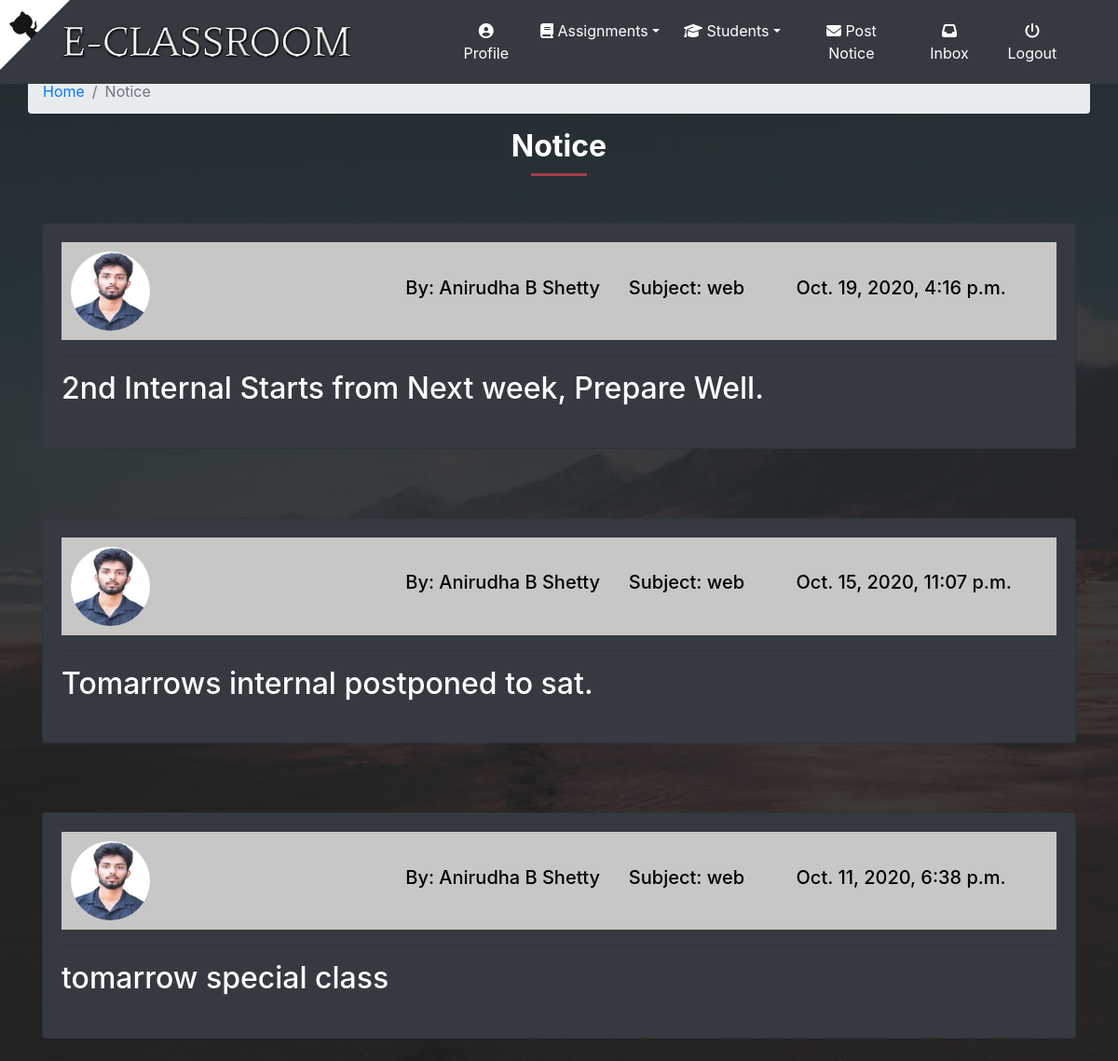
Page /classroom/student/2/class_notice (signed in) on the committed database.
### classroom/models.py (models this page shows, shortened)
class ClassNotice(models.Model):
    teacher = models.ForeignKey(Teacher,related_name='teacher',on_delete=models.CASCADE)
    students = models.ManyToManyField(Student,related_name='class_notice')
    created_at = models.DateTimeField(auto_now=True)
    message = models.TextField()
    message_html = models.TextField(editable=False)
    class Meta:
        ordering = ['-created_at']
        unique_together = ['teacher','message']

class Teacher(models.Model):
    user = models.OneToOneField(User,on_delete=models.CASCADE,primary_key=True,related_name='Teacher')
    name = models.CharField(max_length=250)
    subject_name = models.CharField(max_length=250)
    email = models.EmailField(max_length=254)
    phone = models.IntegerField()
    teacher_profile_pic = models.ImageField(upload_to="classroom/teacher_profile_pic",blank=True)
    class_students = models.ManyToManyField(Student,through="StudentsInClass")

### classroom/views.py (the view)
@login_required
def class_notice(request,pk):
    student = get_object_or_404(models.Student,pk=pk)
    return render(request,'classroom/class_notice_list.html',{'student':student})

### template/classroom/class_notice_list.html
{% extends 'classroom/base.html' %}
{% load static %}
{% block content %}
<div class="container ">
		<div class="row">
            <ol class="col-12 breadcrumb">
                <li class="breadcrumb-item"><a href="{% url 'home' %}">Home</a></li>
                <li class="breadcrumb-item active">Notice</li>
            </ol>
        </div>
       <div class="section-heading">
            <h2>Notice</h2>
            <div class="line-dec"></div>
          </div>
  {% if student.class_notice.count == 0 %}
  <h2 class="text-center">No Notice Yet.</h2>
  {% else %}
  {% for notice in student.class_notice.all %}
  <div class="notice">
  <div class="row">
    <div class="col-12 col-md-12">
<div class="card card-body bg-dark">
      <div class="notice-details">
        <div class="row align-items-center">
        <div class="col-2">
          {% if notice.teacher.teacher_profile_pic %}
      <img src="{{ notice.teacher.teacher_profile_pic.url }}" class="notice-img">
      {% else %}
      <img src="{% static 'images/t_profile.png' %}" class="notice-img">
      {% endif %}
        </div>
<div class="offset-2 col-8">
    <div class="row">
        <div class="col-md-4">
          <h5>By: {{ notice.teacher.name }}</h5>
        </div>
        <div class="col-md-3">
          <h5>Subject: {{ notice.teacher.subject_name }}</h5>
        </div>
        <div class="col-md-5">
          <h5>{{ notice.created_at }}</h5>
        </div>
        </div>
 </div>
 </div>
        </div>
        <hr>
        <h2 class="text-white">{{ notice.message_html|safe }}</h2>
        </div>
    </div>
  </div>
  </div>
  <br>
  {% endfor %}
  {% endif %}
</div>
{% endblock %}

### static/css/base.css (style rules this page uses)
.active { display: block; }
.notice { margin-top: 50px; }
.notice .notice-details { background: #c7c7c5; padding: 10px; color: black; }
.notice .notice-img { width:85px; height:85px; border-radius: 50%; }
.section-heading { text-align: center; }
.section-heading h2 { font-size: 32px; font-weight: 700; color: #fff; }
.section-heading .line-dec { width: 60px; height: 3px; background-color: #a43f49; margin: 10px auto; }
.bg { height: 100%; background-attachment: fixed; background-position: center; background-repeat: no-repeat; background-size: cover; }

### rows in the picture
ClassNotice: teacher.teacher_profile_pic (picture), teacher.name "Anirudha B Shetty", teacher.subject_name "web", created_at "Oct. 19, 2020, 4:16 p.m.", message_html "2nd Internal Starts from Next week, Prepare Well."
ClassNotice: teacher.teacher_profile_pic (picture), teacher.name "Anirudha B Shetty", teacher.subject_name "web", created_at "Oct. 15, 2020, 11:07 p.m.", message_html "Tomarrows internal postponed to sat."
ClassNotice: teacher.teacher_profile_pic (picture), teacher.name "Anirudha B Shetty", teacher.subject_name "web", created_at "Oct. 11, 2020, 6:38 p.m.", message_html "tomarrow special class"
